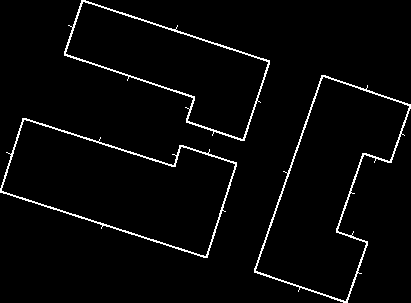
#> input picture output/footprint_line_pixel.png, 411 x 303 px, given in place of air_boundary.png, which was not available; the run also reads 1 picture not shown here
$ python image_matching.py   (Python 2 division)
#> lines starting #> are read from the running program, lines starting #| are printed output that depends on the picture; pictures that were not available may be replaced by others from this repository, and a replacement may not be noted
MIN_MATCH_COUNT=2
def img_matching(src_img,ref_img):
    import numpy as np
    import cv2 as cv
    import matplotlib.pyplot as plt

    img1 = cv.imread(src_img,cv.IMREAD_GRAYSCALE) # queryImage
#> img1: shape (303, 411); 3.1% white in thin lines or dots
    img2 = cv.imread(ref_img,cv.IMREAD_GRAYSCALE) # trainImage
#> img2: shape (303, 411); 3% white in thin lines or dots

    # Initiate SIFT detector
    sift = cv.SIFT_create()

    # find the keypoints and descriptors with SIFT
    kp1, des1 = sift.detectAndCompute(img1,None)
#> kp1 = 91 keypoints; strongest (x, y, size): (337, 231, 2), (366, 242, 2), (23, 119, 2.1), (174, 165, 2.1)
    kp2, des2 = sift.detectAndCompute(img2,None)
#> kp2 has the same summary as kp1
    # BFMatcher with default params
    bf = cv.BFMatcher()
    matches = bf.knnMatch(des1,des2,k=2)
#> matches = 91 matches

    # Apply ratio test
    good = []
    for m,n in matches:
        if m.distance < 0.95*n.distance:
            good.append([m])
#> this loop made 91 passes
#> after the loop, good = 14 matches

    # cv.drawMatchesKnn expects list of lists as matches.
    img3 = cv.drawMatchesKnn(img1,kp1,img2,kp2,good,None,flags=cv.DrawMatchesFlags_NOT_DRAW_SINGLE_POINTS)
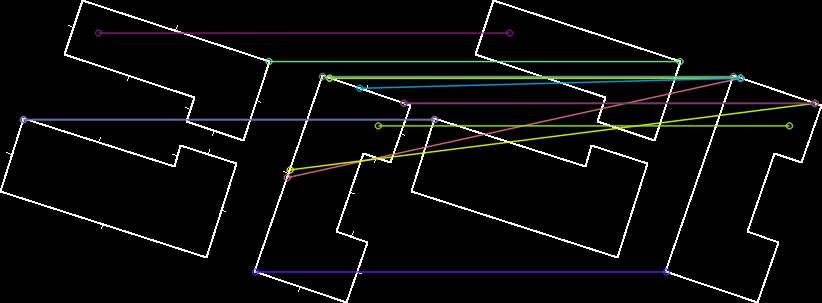
#> img3: shape (303, 822, 3); mean of channels 0, 1, 2 11, 11.6, 11.3; drawn as B, G, R
    plt.imshow(img3),plt.show()

    if len(good)>MIN_MATCH_COUNT:
        src_pts = np.float32([ kp1[m[0].queryIdx].pt for m in good ]).reshape(-1,1,2)
#> src_pts = 14 rows, first 8: [23.05, 119.1], [23.05, 119.1], [98.01, 32.56], [255, 271.4], [268.5, 61.09], [286.8, 177.1], [289.7, 169.4], [322.1, 76.03]
        dst_pts = np.float32([ kp2[m[0].trainIdx].pt for m in good ]).reshape(-1,1,2)
#> dst_pts = 14 rows, first 8: [23.05, 119.1], [23.05, 119.1], [98.08, 32.6], [255, 271.4], [268.5, 61.09], [329.1, 77.71], [403.4, 102.8], [322.1, 76.03]

        M, mask = cv.findHomography(src_pts, dst_pts, cv.RANSAC,5.0)
#> M = [[0.999, -0.00106, 0.128], [-8.43e-05, 0.998, 0.113], [-5.04e-07, -4.3e-06, 1]]; mask = [1, 1, 1, 1, 1, 0, 0, 1, 1, 1, 0, 1, 1, 1]
        matchesMask = mask.ravel().tolist()
#> matchesMask = [1, 1, 1, 1, 1, 0, 0, 1, 1, 1, 0, 1, 1, 1]

        h,w = img1.shape
#> h = 303; w = 411
        pts = np.float32([ [0,0],[0,h-1],[w-1,h-1],[w-1,0] ]).reshape(-1,1,2)
#> pts = [[0, 0], [0, 302], [410, 302], [410, 0]]
        dst = cv.perspectiveTransform(pts,M)
#> dst = [[0.128, 0.113], [-0.191, 302], [410.2, 302.1], [410, 0.0783]]

        img2 = cv.polylines(img2,[np.int32(dst)],True,255,3, cv.LINE_AA)
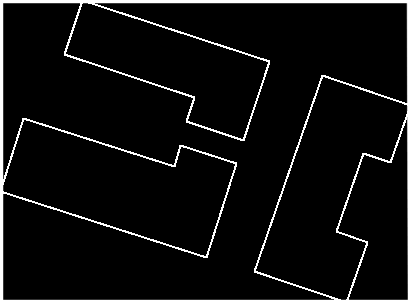
#> img2: shape (303, 411); min 0, max 255, mean 17.1

    else:
        print( "Not enough matches are found - {}/{}".format(len(good), MIN_MATCH_COUNT) )
        matchesMask = None

    draw_params = dict(matchColor = 255, # draw matches in green color
    singlePointColor = None,
    matchesMask = matchesMask, # draw only inliers
    flags = 2)
#> draw_params = 4 items
    good1=[m[0] for m in good]
#> good1 = 14 matches
    img3 = cv.drawMatches(img1,kp1,img2,kp2,good1,None,matchColor=255,matchesMask=matchesMask,matchesThickness=2)
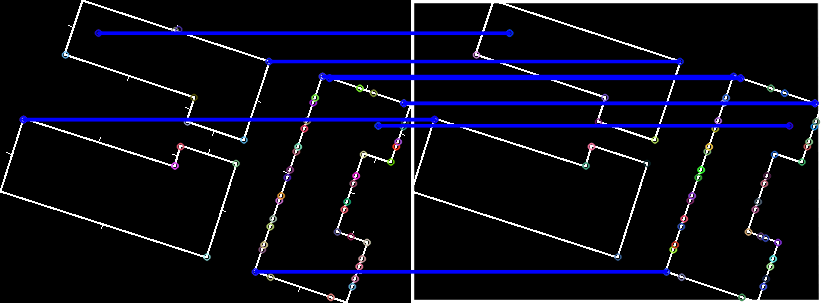
#> img3: shape (303, 822, 3); mean of channels 0, 1, 2 24.4, 12.5, 12.6; drawn as B, G, R

    plt.imshow(img3, 'gray'),plt.show()


if __name__=='__main__':
    img_matching(r'E:\data\test1\4422_osu\pcl\out_a2f\air_boundary.png',r'E:\data\test1\4422_osu\pcl\out_a2f\footprint_img.png')
